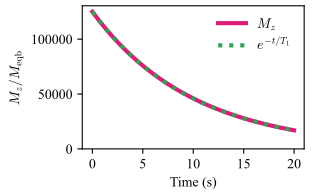

Source code (Python):
# $env:PYTHONPATH = "C:\Users\zhenf\D\Yu0702\Axionbloch-paper;$env:PYTHONPATH”
# This file is for plotting the free decay of the spin system under a RF pulse.
import numpy as np

import matplotlib.pyplot as plt
import matplotlib.gridspec as gridspec
from matplotlib import font_manager

from src.utils import high_contrast_extended
# timeStamp_s=timeStamp_s,
# B_vec=simu.excField.B_vec,
# trjry=simu.trjry,
# T2_s=T2_s,
# Tdelta_s=Tdelta_s,
# T_1_s=T1_s,
# pol=sample.pol,
# init_M = simu.init_M.value_in(""),
HP_data = np.load("figures/RF_CW_hyperpolarized.npz")
HP_Tdelta = HP_data["Tdelta_s"]
HP_T2 = HP_data["T2_s"]
HP_T2star = (HP_T2 ** (-1) + HP_Tdelta ** (-1)) ** (-1)
HP_T1 = HP_data["T_1_s"]
HP_init_M = HP_data["init_M"]

size = len(HP_data["timeStamp_s"]) - 1
HP_timeStamp_s = HP_data["timeStamp_s"][:size]  # timeStamp_s.shape (5050,)
HP_B_vec = HP_data["B_vec"][0][:size]  # data["B_vec"].shape : tuple((1, 5050, 3)) [len=3]
HP_M = HP_data["trjry"][0][:size]  # data["trjry"].shape : tuple((1, 5051, 3)) [len=3]

linewidth = 3

plt.rc("font", size=10)  # font size for all figures
# plt.rcParams['font.family'] = 'serif'
# plt.rcParams['font.serif'] = ['Times New Roman']
plt.rcParams["font.family"] = "Times New Roman"
# plt.rcParams['mathtext.fontset'] = 'dejavuserif'

# Make math text match Times New Roman
plt.rcParams["mathtext.fontset"] = "cm"
plt.rcParams["mathtext.rm"] = "Times New Roman"
cm = 1 / 2.56  # convert cm to inch
fig = plt.figure(
    figsize=(8.5 * cm, 5 * cm), dpi=300
)  # initialize a figure following APS journal requirements
# #############################################################################
# to specify heights and widths of subfigures
width_ratios = [1]
height_ratios = [1]
gs = gridspec.GridSpec(
    nrows=1, ncols=1, width_ratios=width_ratios, height_ratios=height_ratios
)  # create grid for multiple figures
# #############################################################################
# fix the margins
left = 0.248
bottom = 0.238
right = 0.917
top = 0.971
wspace = 0.2
hspace = 0.14
fig.subplots_adjust(
    left=left, top=top, right=right, bottom=bottom, wspace=wspace, hspace=hspace
)
# #############################################################################
# HP_pulse_ax = fig.add_subplot(gs[0, 0])
HP_M_ax = fig.add_subplot(gs[0, 0])

# HP_pulse_ax.plot(
#     HP_timeStamp_s,
#     HP_B_vec[:, 0] * 1e12,
#     label="$B_{x}$",
#     color=high_contrast_extended[0],
#     linewidth = linewidth ,
# )
# HP_pulse_ax.plot(
#     HP_timeStamp_s,
#     HP_B_vec[:, 1] * 1e12,
#     label="$B_{y}$",
#     color=high_contrast_extended[1],
#     linewidth = linewidth ,
# )
# HP_pulse_ax.set_xlabel("")
# HP_pulse_ax.set_ylabel("$B\\,(\\mathrm{p T})$")
# # pulse_ax.legend(loc="upper right", ncol=2, frameon=False)

HP_M_ax.plot(
    HP_timeStamp_s,
    HP_M[:, 2],
    label="$M_{z}$",
    color=high_contrast_extended[-1],
    linewidth = linewidth ,
)
# HP_M_ax.plot(
#     HP_timeStamp_s,
#     HP_M[:, 1],
#     label="$M_{y}$",
#     color=high_contrast_extended[3],
#     linewidth = linewidth ,
# )
# M_ax.plot(
#     timeStamp_s,
#     (M[:, 0] ** 2 + M[:, 1] ** 2) ** 0.5,
#     label="$(M_{x}^2 + M_{y}^2)^{1/2}$",
#     linestyle="dashed",
#     color=high_contrast_extended[5],
# )
gamma = 2 * np.pi * 42.57747892e6  # gyromagnetic ratio of proton in Hz/T
B1_T = 0.5 * 1e-11  # magnetic field strength in Tesla
decay_envelope = HP_init_M *  np.exp(-HP_timeStamp_s / HP_T1)
HP_M_ax.plot(
    HP_timeStamp_s[: len(HP_timeStamp_s) // 1],
    decay_envelope[: len(HP_timeStamp_s) // 1],
    label="$e^{-t/T_1}$",
    linestyle="dotted",
    color=high_contrast_extended[-6],
    linewidth=linewidth,
)
# HP_M_ax.text(
#     3.5,
#     0.0016,
#     "$e^{\\frac{-t}{T_1}}$",
#     transform=HP_M_ax.transAxes,
#     # fontsize=8,
#     color="#393b79",
#     ha="left",
# )

HP_M_ax.set_xlabel("Time (s)")
HP_M_ax.set_ylabel("$M_z / M_\\mathrm{eqb}$")

# HP_pulse_ax.set_ylim(-7, 7)
HP_M_ax.set_ylim(bottom=0)
# M_ax.set_xlim(right= 5)

# HP_pulse_ax.set_xticklabels([])  # hide x-axis tick labels for the upper plot

# HP_pulse_ax.legend(
#     loc="upper left",
#     bbox_to_anchor=(1.0, 1.0),
#     frameon=False,
# )
HP_M_ax.legend(
    loc="upper right",
    # bbox_to_anchor=(1.0, 1.0),
    frameon=False,
)
# M_ax.legend(loc="upper right", ncol=2, frameon=False)

# # put figure index
# letters = ["(a)", "(b)", "(c)", "(d)", "(e)", "(f)", "(g)", "(h)", "(i)"]
# for i, ax in enumerate([HP_pulse_ax]):
#     xleft, xright = ax.get_xlim()
#     ybottom, ytop = ax.get_ylim()
#     ax.text(-0.4, 1.2, letters[1], transform=ax.transAxes)
# # ha = 'left' or 'right'
# # va = 'top' or 'bottom'
# # plt.tight_layout()
plt.savefig("figures/hyperpolarized.pdf")
plt.show()
